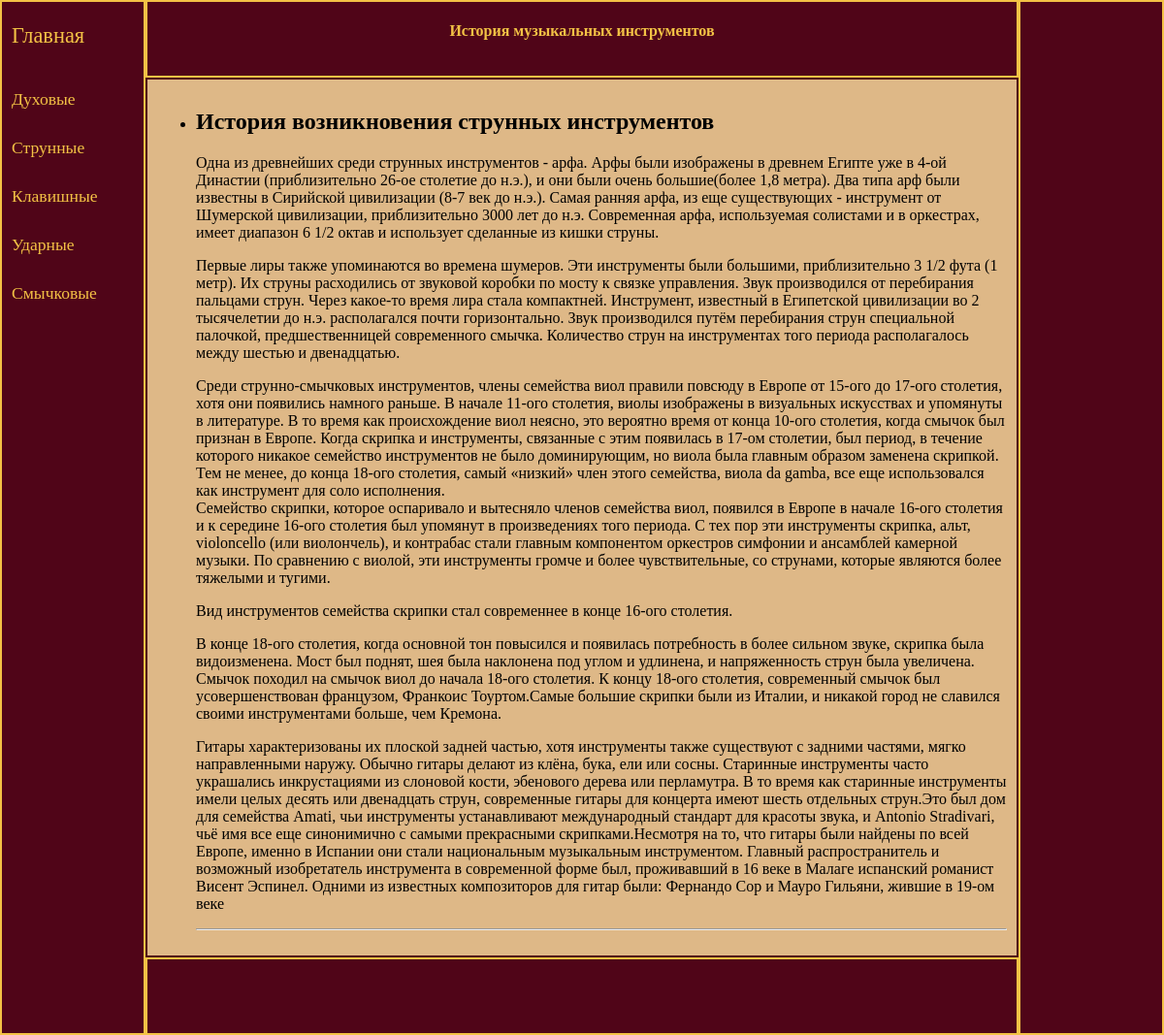
/mainpage/stringed/, run on the app's committed database.
### mainapp/models.py (models this page shows, shortened)
class Musinst(models.Model):
    title1 = models.CharField(max_length=100)
    text1 = models.TextField()
    time_create1 = models.DateTimeField(auto_now_add=True)
    time_update1 = models.DateTimeField(auto_now=True)
    is_published1 = models.BooleanField(default=True)

### mainapp/views.py (the view)
# urls.py: path('stringed/', stringed, name='stringed'),
def stringed(request):
    mus_tab = Musinst.objects.filter(pk=4)
    return render(request, 'mainapp/stringed.html', {'mus_tab': mus_tab, 'title': title[2]})

### mainapp/templates/mainapp/stringed.html
{% extends 'mainapp/index.html' %}
{% block content %}
<ul>
    {% for m in mus_tab %}
    <li>
        <h2>{{ m.title1 }}</h2>
        <p>{{ m.text1|linebreaks }}</p>
        <hr>
    </li>
    {% endfor %}
</ul>
{% endblock  %}

### mainapp/static/mainapp/css/styles.css (style rules this page uses)
.sitePage { display: grid; margin: 0 auto; grid-template-areas: 'left head right' 'left content right' 'left foot right'; grid-template-columns: 150px 1fr 150px; grid-template-rows: 80px 1fr 80px; background: burlywood; }

### data on the page
Musinst: title1 "История возникновения струнных инструментов", text1 "Одна из древнейших среди струнных инструментов - арфа. Арфы были изображены в древнем Египте уже в 4-ой Династии (приблизительно 26-ое столетие до н.э.), и они были очень большие(более 1,8 метра). Два типа арф были известны в Сирийской цивилизации (8-7 век до н.э.). Самая ранняя арфа, из еще существующих - инструмент от Шумерской цивилизации, приблизительно 3000 лет до н.э. Современная арфа, используемая солистами и в оркестрах, имеет диапазон 6 1/2 октав и использует сделанные из кишки струны. Первые лиры также упоминаются во времена шумеров. Эти инструменты были большими, приблизительно 3 1/2 фута (1 метр). Их струны расходились от звуковой коробки по мосту к связке управления. Звук…"
